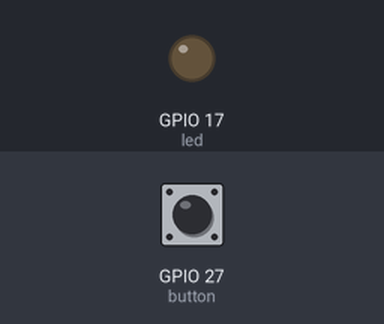
Bench run of a program on a simulated Raspberry Pi (BCM pin numbers). On the bench: output pins drawn as LEDs (lit = HIGH). The test bench sets the inputs (shaded band); at power-on: GPIO 27 (button) HIGH. What the program prints to the terminal is not drawn.

Above: at 1.2 s.
1.3 s: GPIO 27 (button) pulled LOW for 0.15 s
At 1.37 s:
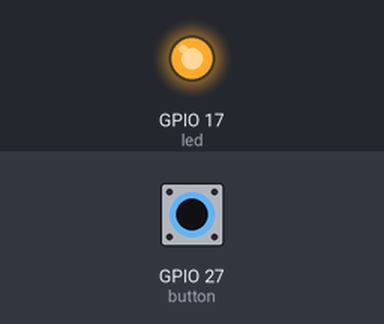
2.9 s: GPIO 27 (button) pulled LOW for 3.2 s
At 6.7 s:
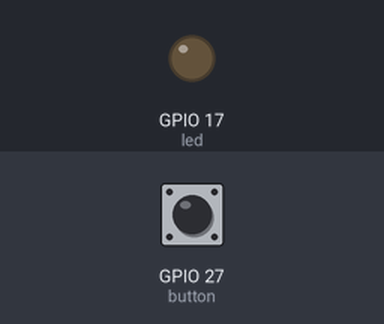
Timing chart, 0 to 8.2 s (numbered marks = the images above; inputs shaded):
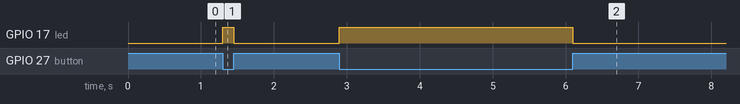

Measured:
- after the input at 1.3 s, GPIO 17 (led): LOW → HIGH at once, → LOW 0.15 s later
- after the input at 2.9 s, GPIO 17 (led): LOW → HIGH at once, → LOW 3.2 s later

The program:

button-light.py
```python
#!/usr/bin/env python3
"""Hold the button -> LED on. Release -> LED off."""
from signal import pause

try:
    from gpiozero import LED, Button
except ImportError:
    print("Couldn't find gpiozero. Check the venv setup in the README.")
    raise SystemExit(1)

led = LED(17)        # GPIO17, pin 11
button = Button(27)  # GPIO27, pin 13

# These two lines say: "when the button does X, make the LED do Y."
button.when_pressed = led.on
button.when_released = led.off

print("Press the button to light the LED. Press Ctrl+C to stop.")
pause()  # keep the program alive and listening for presses
```
